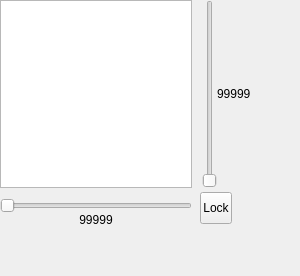
<?xml version="1.0" encoding="UTF-8"?>
<ui version="4.0">
 <class>DPI</class>
 <widget class="QWidget" name="DPI">
  <property name="geometry">
   <rect>
    <x>0</x>
    <y>0</y>
    <width>300</width>
    <height>276</height>
   </rect>
  </property>
  <property name="minimumSize">
   <size>
    <width>280</width>
    <height>260</height>
   </size>
  </property>
  <property name="windowTitle">
   <string>DPI Control</string>
  </property>
  <widget class="QTableWidget" name="Grid">
   <property name="geometry">
    <rect>
     <x>0</x>
     <y>0</y>
     <width>192</width>
     <height>188</height>
    </rect>
   </property>
   <property name="verticalScrollBarPolicy">
    <enum>Qt::ScrollBarAlwaysOff</enum>
   </property>
   <property name="horizontalScrollBarPolicy">
    <enum>Qt::ScrollBarAlwaysOff</enum>
   </property>
   <property name="autoScroll">
    <bool>false</bool>
   </property>
   <property name="editTriggers">
    <set>QAbstractItemView::NoEditTriggers</set>
   </property>
   <property name="tabKeyNavigation">
    <bool>false</bool>
   </property>
   <property name="showDropIndicator" stdset="0">
    <bool>false</bool>
   </property>
   <property name="dragDropOverwriteMode">
    <bool>false</bool>
   </property>
   <property name="showGrid">
    <bool>true</bool>
   </property>
   <property name="gridStyle">
    <enum>Qt::SolidLine</enum>
   </property>
   <property name="wordWrap">
    <bool>false</bool>
   </property>
   <property name="cornerButtonEnabled">
    <bool>false</bool>
   </property>
   <property name="rowCount">
    <number>0</number>
   </property>
   <attribute name="horizontalHeaderVisible">
    <bool>false</bool>
   </attribute>
   <attribute name="horizontalHeaderMinimumSectionSize">
    <number>1</number>
   </attribute>
   <attribute name="horizontalHeaderDefaultSectionSize">
    <number>10</number>
   </attribute>
   <attribute name="verticalHeaderVisible">
    <bool>false</bool>
   </attribute>
   <attribute name="verticalHeaderMinimumSectionSize">
    <number>1</number>
   </attribute>
   <attribute name="verticalHeaderDefaultSectionSize">
    <number>10</number>
   </attribute>
  </widget>
  <widget class="QToolButton" name="LockXY">
   <property name="geometry">
    <rect>
     <x>200</x>
     <y>192</y>
     <width>32</width>
     <height>32</height>
    </rect>
   </property>
   <property name="toolTip">
    <string>Lock X/Y axis</string>
   </property>
   <property name="text">
    <string>Lock</string>
   </property>
   <property name="icon">
    <iconset theme="lock"/>
   </property>
   <property name="checkable">
    <bool>true</bool>
   </property>
   <property name="checked">
    <bool>false</bool>
   </property>
   <property name="toolButtonStyle">
    <enum>Qt::ToolButtonIconOnly</enum>
   </property>
  </widget>
  <widget class="QLabel" name="CursorOverlay">
   <property name="geometry">
    <rect>
     <x>0</x>
     <y>0</y>
     <width>192</width>
     <height>188</height>
    </rect>
   </property>
   <property name="text">
    <string notr="true"/>
   </property>
   <property name="pixmap">
    <pixmap>../img/general/cursor.svg</pixmap>
   </property>
   <property name="alignment">
    <set>Qt::AlignCenter</set>
   </property>
  </widget>
  <widget class="QWidget" name="Wrapper_X" native="true">
   <property name="geometry">
    <rect>
     <x>0</x>
     <y>188</y>
     <width>192</width>
     <height>55</height>
    </rect>
   </property>
   <layout class="QVBoxLayout" name="verticalLayout">
    <property name="spacing">
     <number>0</number>
    </property>
    <property name="topMargin">
     <number>10</number>
    </property>
    <item>
     <widget class="QSlider" name="DPI_X_Slider">
      <property name="orientation">
       <enum>Qt::Horizontal</enum>
      </property>
     </widget>
    </item>
    <item>
     <widget class="QLabel" name="DPI_X_Value">
      <property name="text">
       <string notr="true">99999</string>
      </property>
      <property name="alignment">
       <set>Qt::AlignCenter</set>
      </property>
     </widget>
    </item>
    <item>
     <spacer name="verticalSpacer">
      <property name="orientation">
       <enum>Qt::Vertical</enum>
      </property>
      <property name="sizeHint" stdset="0">
       <size>
        <width>20</width>
        <height>40</height>
       </size>
      </property>
     </spacer>
    </item>
   </layout>
  </widget>
  <widget class="QWidget" name="Wrapper_Y" native="true">
   <property name="geometry">
    <rect>
     <x>192</x>
     <y>0</y>
     <width>80</width>
     <height>188</height>
    </rect>
   </property>
   <layout class="QHBoxLayout" name="horizontalLayout">
    <property name="spacing">
     <number>0</number>
    </property>
    <property name="leftMargin">
     <number>10</number>
    </property>
    <item>
     <widget class="QSlider" name="DPI_Y_Slider">
      <property name="sizePolicy">
       <sizepolicy hsizetype="Expanding" vsizetype="Expanding">
        <horstretch>0</horstretch>
        <verstretch>0</verstretch>
       </sizepolicy>
      </property>
      <property name="singleStep">
       <number>50</number>
      </property>
      <property name="pageStep">
       <number>100</number>
      </property>
      <property name="orientation">
       <enum>Qt::Vertical</enum>
      </property>
      <property name="invertedAppearance">
       <bool>false</bool>
      </property>
      <property name="invertedControls">
       <bool>false</bool>
      </property>
     </widget>
    </item>
    <item>
     <widget class="QLabel" name="DPI_Y_Value">
      <property name="text">
       <string notr="true">99999</string>
      </property>
      <property name="alignment">
       <set>Qt::AlignLeading|Qt::AlignLeft|Qt::AlignVCenter</set>
      </property>
     </widget>
    </item>
    <item>
     <spacer name="horizontalSpacer">
      <property name="orientation">
       <enum>Qt::Horizontal</enum>
      </property>
      <property name="sizeHint" stdset="0">
       <size>
        <width>40</width>
        <height>20</height>
       </size>
      </property>
     </spacer>
    </item>
   </layout>
  </widget>
 </widget>
 <resources/>
 <connections/>
</ui>
